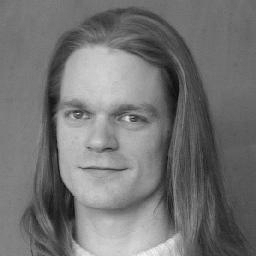
#> input picture first_course/project_02/code/images/bauckhage.jpg, 256 x 256 px
$ python snippet_01.py   (older library calls are emulated)
#> lines starting #> are read from the running program, lines starting #| are printed output that depends on the picture
import numpy as np
import scipy.misc as msc
import scipy.ndimage as img

sigma = 5.
msize = int(np.ceil(sigma * 2.575) * 2 + 1)
x = np.arange(msize)
g = np.exp(-0.5 * ((x-msize/2) / sigma)**2)
g /= g.sum()
msc.imsave("resulting_images/gauss1D.png", g.reshape(1,msize))

# outer
G = np.outer(g,g)
G /= G.sum()
msc.imsave("resulting_images/gauss2D.png", G)
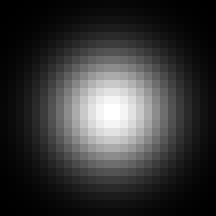
#> saved as gauss2D.png: PIL image 27x27 L (shown 8 times larger); min 0, max 255, mean 54.6

f = msc.imread("images/bauckhage.jpg").astype("float")
#> f: shape (256, 256) float64; min 8, max 244, mean 115.4
f1 = img.convolve(f, G, mode="constant", cval=0.0)
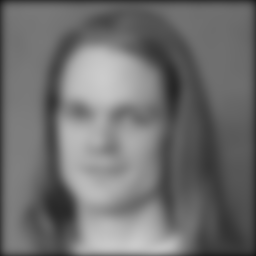
#> f1: shape (256, 256) float64; min 24.29, max 203.4, mean 111.8
msc.toimage(f1, cmin=0,cmax=255).save("smooth-1.png")
f2 = img.gaussian_filter(f, sigma, mode="constant", cval=0.0)
msc.toimage(f2, cmin=0,cmax=255).save("smooth-2.png")
h = img.convolve1d(f, g, mode="constant", cval=0.0)
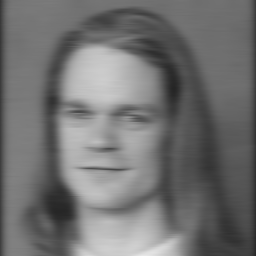
#> h: shape (256, 256) float64; min 37.01, max 232, mean 113.7
f3 = img.convolve1d(h.T, g, mode="constant", cval=0.0)
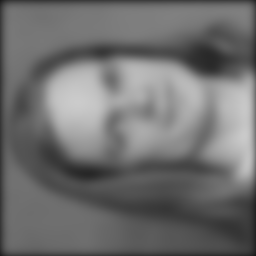
#> f3: shape (256, 256) float64; min 24.29, max 203.4, mean 111.8
f3 = f3.T
msc.toimage(f3, cmin=0, cmax=255).save("resulting_images/smooth-3.png")

$ run again, with first_course/project_02/code/images/clock.jpg copied over first_course/project_02/code/images/bauckhage.jpg
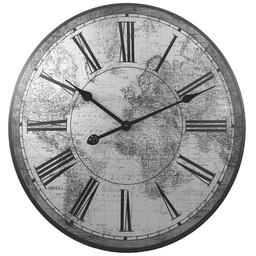
#> input picture first_course/project_02/code/images/clock.jpg, 256 x 256 px
#> `f1 = img.convolve(f, G, mode="constant", cval=0.0)`:
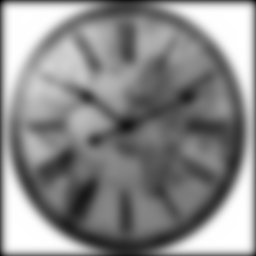
#> f1: shape (256, 256) float64; min 64.01, max 255, mean 168.1; drawn with min black and max white
#> `f3 = img.convolve1d(h.T, g, mode="constant", cval=0.0)`:
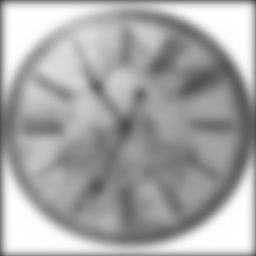
#> f3: shape (256, 256) float64; min 64.01, max 255, mean 168.1
